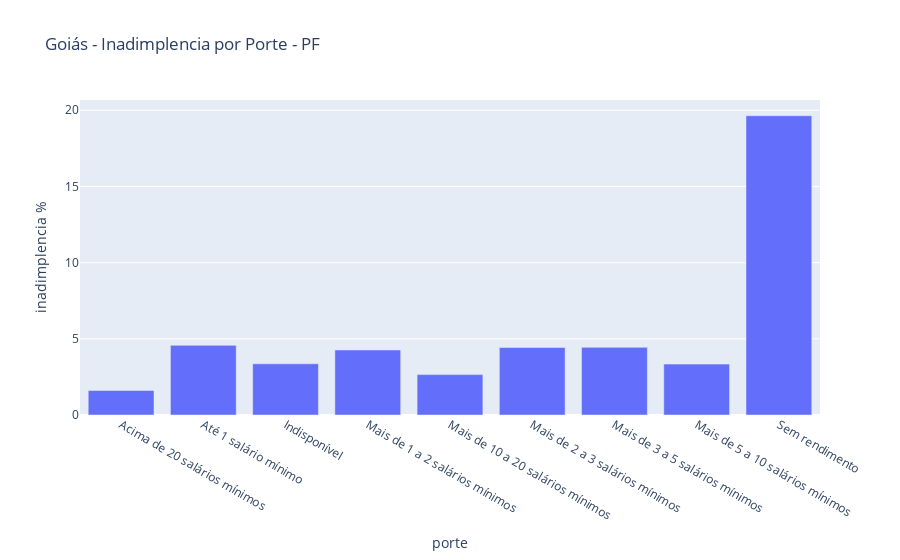

The notebook cell saved with this chart:
### Code cell
cols=['porte', 'carteira_ativa', 'carteira_inadimplida_arrastada']
df1 = df_go.query('cliente=="PF"').loc[:, cols].groupby('porte').sum().reset_index()
df1['inadimplencia %']= round(df1['carteira_inadimplida_arrastada']*100/df1['carteira_ativa'],2)
fig = px.bar(df1, x='porte', y='inadimplencia %',title=" Goiás - Inadimplencia por Porte - PF")
fig

### Figure 1 — Plotly figure (JSON) as saved in the notebook; plotly's stock layout.template omitted (floating-point values rounded to 4 significant figures)
{"data": [{"alignmentgroup": "True", "hovertemplate": "porte=%{x}<br>inadimplencia %=%{y}<extra></extra>", "legendgroup": "", "marker": {"color": "#636efa", "pattern": {"shape": ""}}, "name": "", "offsetgroup": "", "orientation": "v", "showlegend": false, "textposition": "auto", "type": "bar", "x": ["Acima de 20 salários mínimos", "Até 1 salário mínimo", "Indisponível", "Mais de 1 a 2 salários mínimos", "Mais de 10 a 20 salários mínimos", "Mais de 2 a 3 salários mínimos", "Mais de 3 a 5 salários mínimos", "Mais de 5 a 10 salários mínimos", "Sem rendimento"], "xaxis": "x", "y": [1.61, 4.57, 3.36, 4.27, 2.65, 4.43, 4.44, 3.34, 19.64], "yaxis": "y"}], "layout": {"barmode": "relative", "legend": {"tracegroupgap": 0}, "title": {"text": " Goiás - Inadimplencia por Porte - PF"}, "xaxis": {"anchor": "y", "domain": [0, 1], "title": {"text": "porte"}}, "yaxis": {"anchor": "x", "domain": [0, 1], "title": {"text": "inadimplencia %"}}}}
